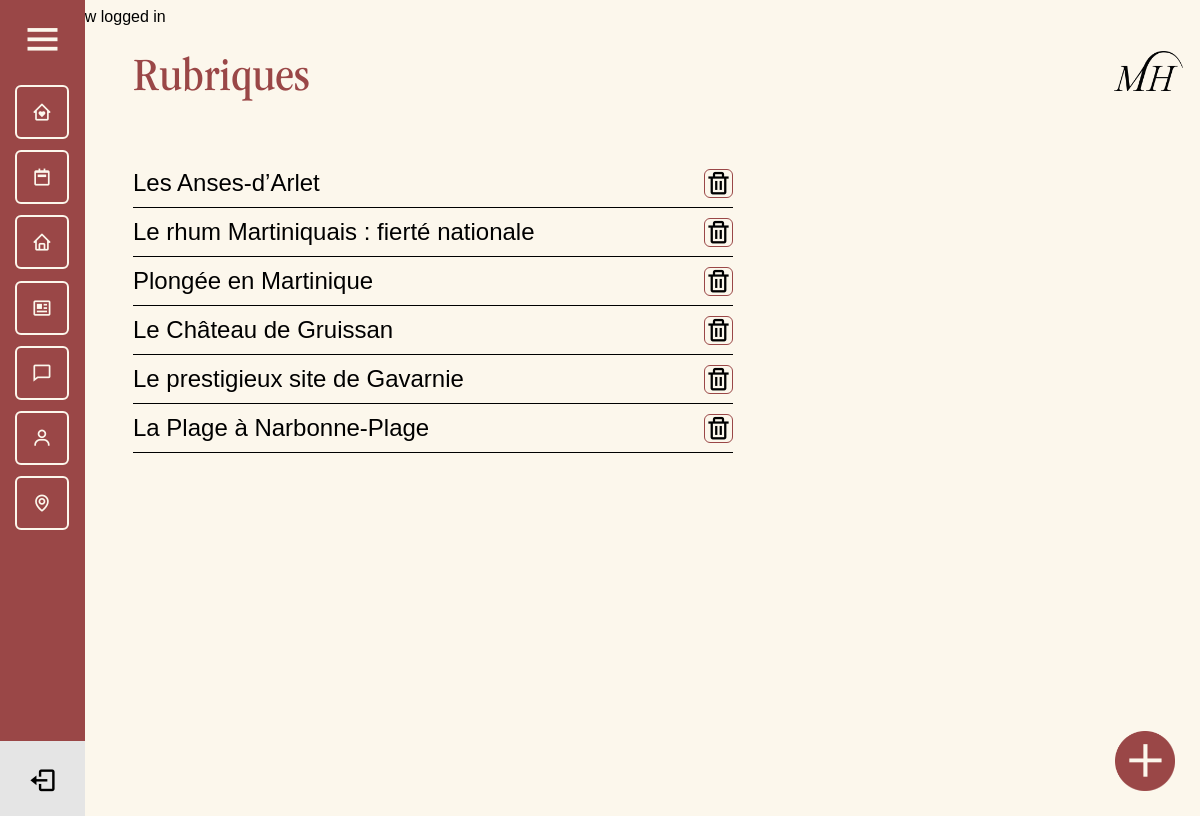
/admin/tours.php (signed in), run on the app's committed database.
### tables this page shows
CREATE TABLE `tourism` (
  `id` int(11) NOT NULL,
  `title` varchar(255) NOT NULL,
  `citation` varchar(255) NOT NULL,
  `photo` text NOT NULL,
  `photo_2` text NOT NULL,
  `location` varchar(255) NOT NULL,
  `details` text NOT NULL,
  `date` date NOT NULL,
  `id_rooms` int(11) NOT NULL
);

### admin/tours.php (the view, shortened to what this page needs)
<?php
require_once $_SERVER['DOCUMENT_ROOT'] . '/core/core.php';
include 'includes/header.php';
include 'includes/navigation.php';
$sql = $db->query("SELECT * FROM tourism");
?>
<div class="admin_page">
    <div class="header_admin">
        <h1>Rubriques</h1>
        <img src="../assets/png/LOGO_02_PNG_NOIR.png" alt="Logo Muriel">
    </div>
    <div class="admin_page_tours">
        <?php while ($tour = $sql->fetch(PDO::FETCH_ASSOC)) : ?>
            <div class="admin_page_tours_container">
                <div class="admin_page_tours_title">
                    <h2><?= $tour['title']; ?></h2>
                </div>
                <div class="admin_page_tours_action">
                    <a href="tours.php?delete=<?= $tour['id']; ?>"><i class='bx bx-trash'></i></a>
                </div>
            </div>
        <?php endwhile; ?>
        <a href="add_tour.php"><img src="/assets/png/button_add.png" alt=""></a>
    </div>
</div>

### admin/css/style.css (style rules this page uses)
body { position: relative; min-height: 100vh; width: 100%; background-color: #FCF7EC; font-family: sans-serif; overflow-x: hidden; }
.admin_page { margin: 25px 25px 25px 125px; }
.admin_page .header_admin { display: flex; justify-content: space-between; }
.admin_page .header_admin h1 { font-family: ITCGaramondStd-BkNarrow; font-style: normal; font-weight: normal; font-size: 4vw; margin: 0; color: #9A4747; }
.admin_page .header_admin img { max-height: 40px; max-width: 90px; }
.admin_page_tours { margin-top: 50px; }
.admin_page_tours_container { display: flex; justify-content: space-between; align-items: center; border-bottom: solid 1px; width: 50vw; }
.admin_page_tours_title h2 { margin: 10px 0; font-weight: 500; }
.admin_page_tours_action i { font-size: 27px; border: solid 1.5px #9A4747; border-radius: 6px; color: #000; }
.admin_page_tours a img, .admin_page_comments a img { position: fixed; right: 25px; bottom: 25px; width: 60px; transition: all 0.5s; }

### data on the page
tourism: title "Les Anses-d’Arlet"
tourism: title "Le rhum Martiniquais : fierté nationale"
tourism: title "Plongée en Martinique"
tourism: title "Le Château de Gruissan"
tourism: title "Le prestigieux site de Gavarnie"
tourism: title "La Plage à Narbonne-Plage"

### other printed values
$_SESSION['logged_in'] "You are now logged in"
